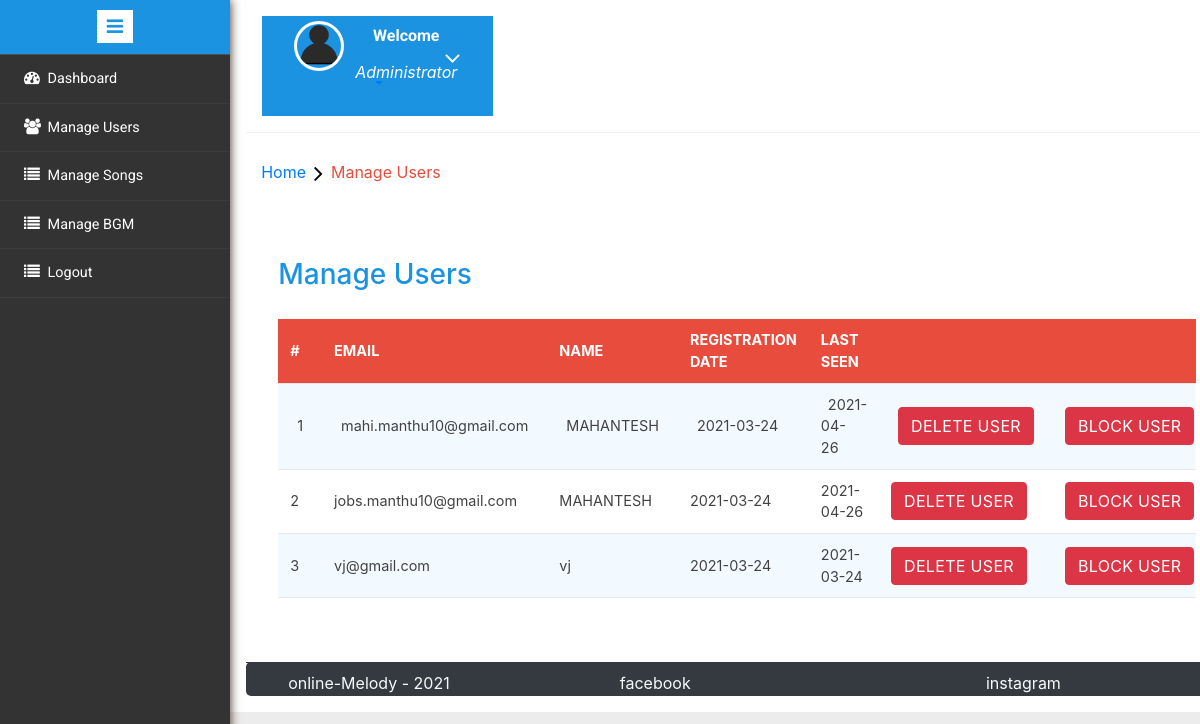
Before: /admin/manage-users.php (signed in) with the older database file.
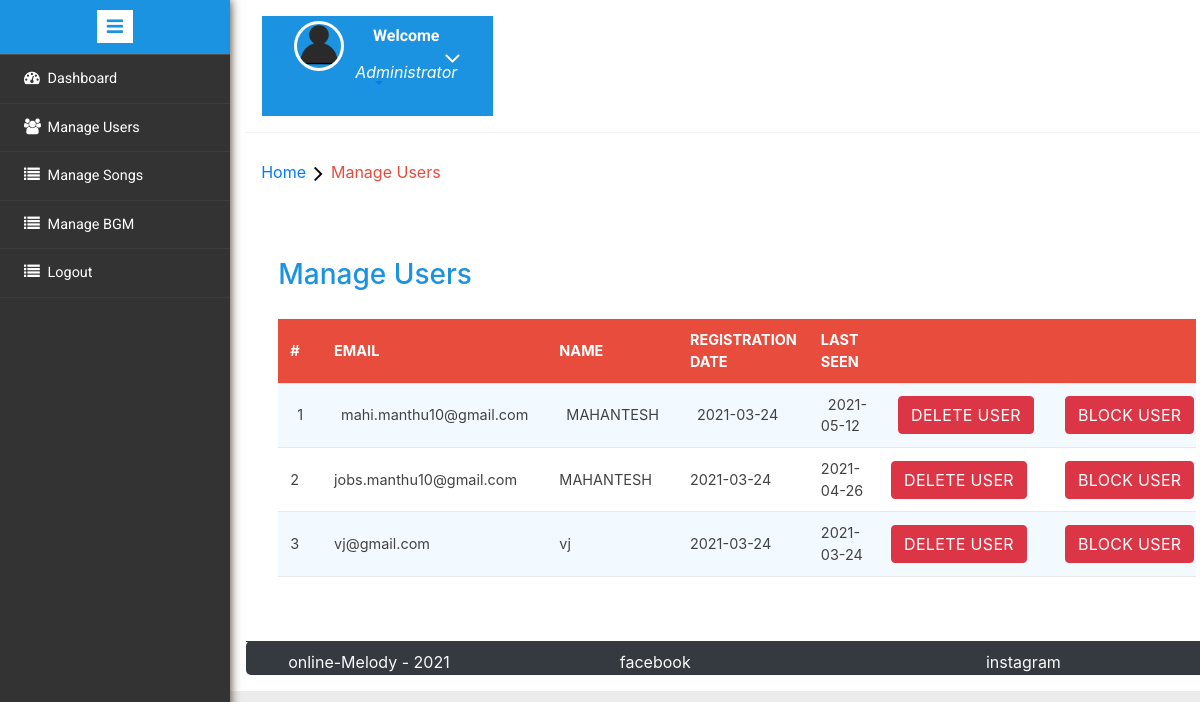
After: the same page with the newer database file.
### tables this page shows
CREATE TABLE `users` (
  `user_id` int(11) NOT NULL,
  `username` varchar(45) DEFAULT NULL,
  `password` text DEFAULT NULL,
  `first_name` varchar(45) DEFAULT NULL,
  `last_name` varchar(45) DEFAULT NULL,
  `reg_date` varchar(45) DEFAULT NULL,
  `last_seen` varchar(45) DEFAULT NULL,
  `photo` varchar(45) DEFAULT NULL,
  `verify` int(11) NOT NULL,
  `code` varchar(40) NOT NULL,
  `block_status` int(11) NOT NULL
);

### admin/manage-users.php (the view, shortened to what this page needs)
<?php
include('includes/db.php');
if (strlen($_SESSION['alogin']) == 0) {
	header('location:index.php');
} else {
?>
	<!DOCTYPE HTML>
	<html>
	<head>
		<link href="css/bootstrap.min.css" rel='stylesheet' type='text/css' />
		<link href="css/style.css" rel='stylesheet' type='text/css' />
		<link rel="stylesheet" href="css/morris.css" type="text/css" />
		<link href="css/font-awesome.css" rel="stylesheet">
		<link rel="stylesheet" type="text/css" href="css/table-style.css" />
		<link rel="stylesheet" type="text/css" href="css/basictable.css" />
		<link rel="stylesheet" href="https://maxcdn.bootstrapcdn.com/bootstrap/4.0.0/css/bootstrap.min.css">
		<link rel="stylesheet" href="css/icon-font.min.css" type='text/css' />
	</head>
	<body>
		<div class="page-container">
			<div class="left-content">
				<div class="mother-grid-inner">
					<?php include('./includes/header.php'); ?>
				</div>
				<ol class="breadcrumb">
					<li class="breadcrumb-item"><a href="index.html">Home</a><i class="fa fa-angle-right"></i>Manage Users</li>
				</ol>
				<div class="agile-grids">
					<div class="agile-tables">
						<div class="w3l-table-info">
							<h2>Manage Users</h2>
							<div class="table-responsive">
								<table id="table">
									<thead>
										<tr>
											<th>#</th>
											<th>Email</th>
											<th>Name</th>
											<th>Registration Date </th>
											<th>Last Seen</th>
											<th></th>
											<th></th>
										</tr>
									</thead>
									<tbody>
										<?php $sql = "SELECT * from users";
										$query = mysqli_query($conn, $sql);
										$cnt = 1;
										if (mysqli_num_rows($query) > 0) {
											while ($result = $query->fetch_assoc()) {				?>
												<tr>
													<td><?php echo htmlentities($cnt); ?></td>
													<td><?php echo htmlentities($result['username']); ?></td>
													<td><?php echo htmlentities($result['first_name']) . " " . htmlentities($result['last_name']); ?></td>
													<td><?php echo htmlentities($result['reg_date']); ?></td>
													<td><?php echo htmlentities($result['last_seen']); ?></td>
													<td><a href="delete.php?userid=<?php echo $result['user_id'] ?>" class="btn btn-danger">Delete User</a></td>
													<?php
													if ($result['block_status'] == 0) { ?>
														<td><a href="blockuser.php?user_id=<?php echo $result['user_id'] ?>&block=1"  class="btn btn-danger">Block User</a></td>
													<?php
													} else {
													?>
														<td><a href="blockuser.php?user_id=<?php echo $result['user_id'] ?>&block=0"  class="btn btn-danger">UnBlock User</a></td>
													<?php
													}
													?>
												</tr>
										<?php $cnt = $cnt + 1;
											}
										} ?>
									</tbody>
								</table>
							</div>
						</div>
					</div>
					<?php include('includes/footer.php'); ?>
			<?php include('includes/sidebarmenu.php'); ?>
	</body>
	</html>
<?php } ?>

Changed rows visible on the page:
changed users "mahi.manthu10@gmail.com": last_seen "2021-04-26" → "2021-05-12"
